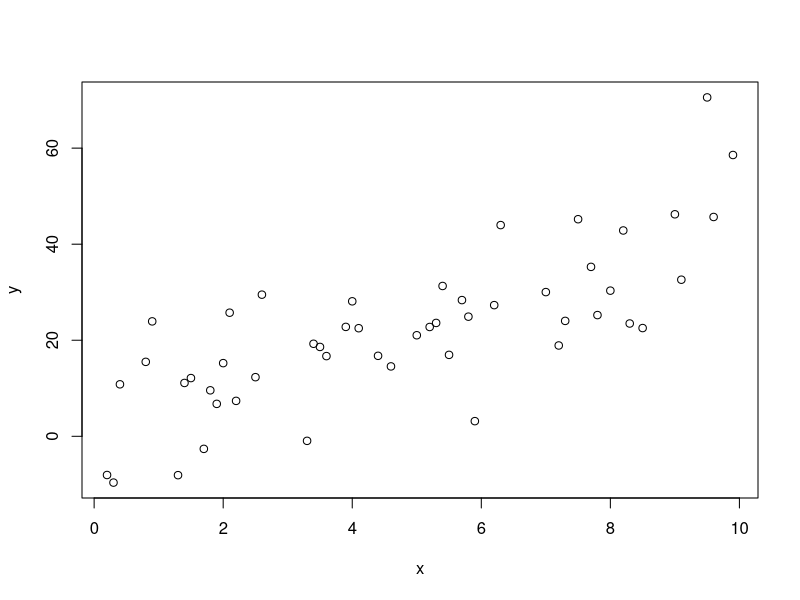
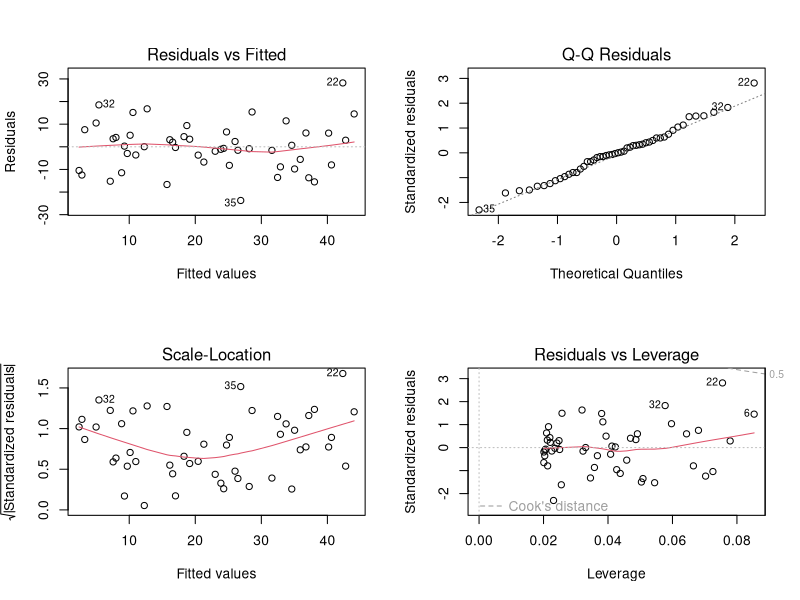
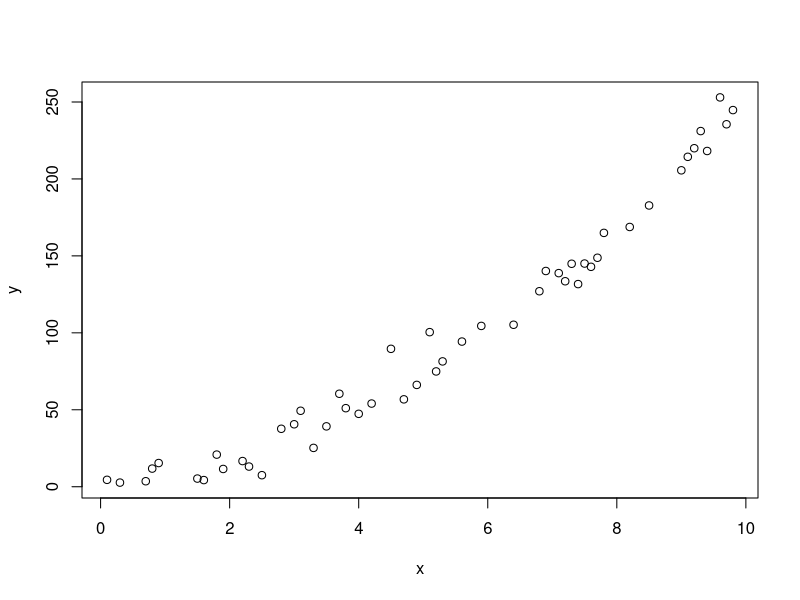
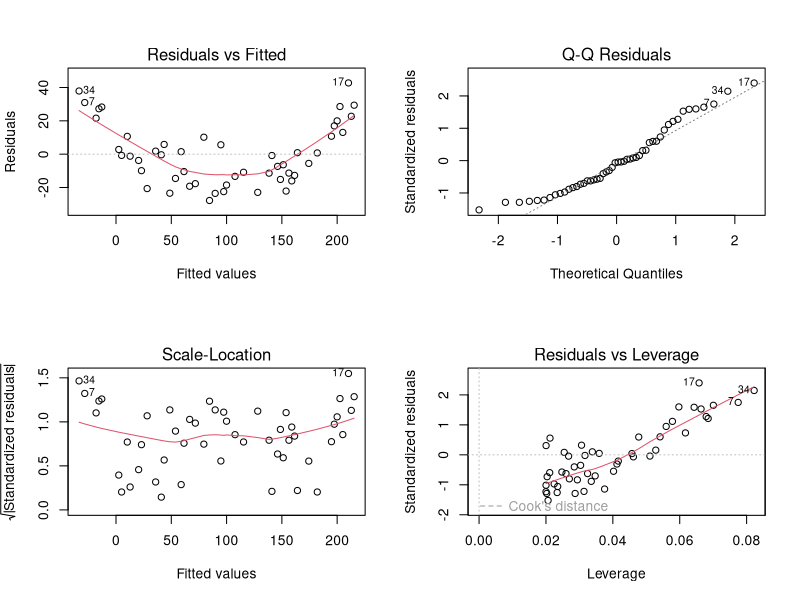
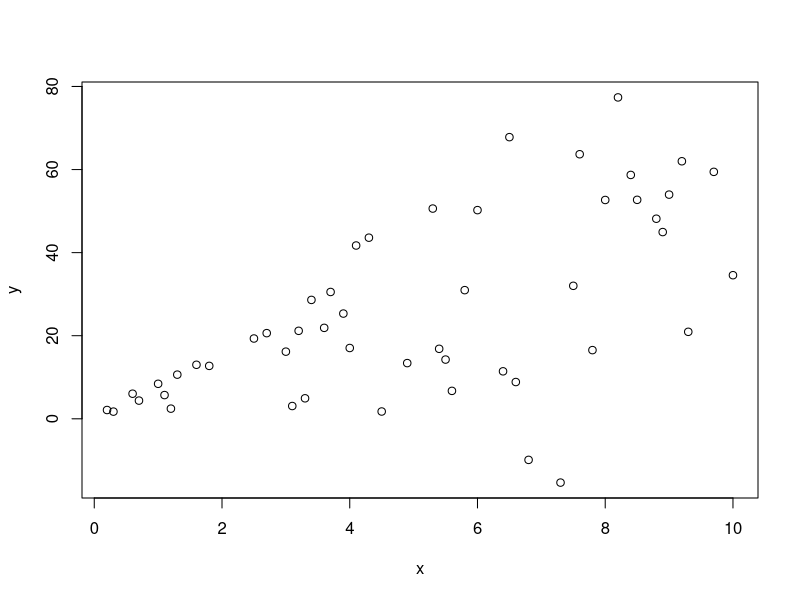
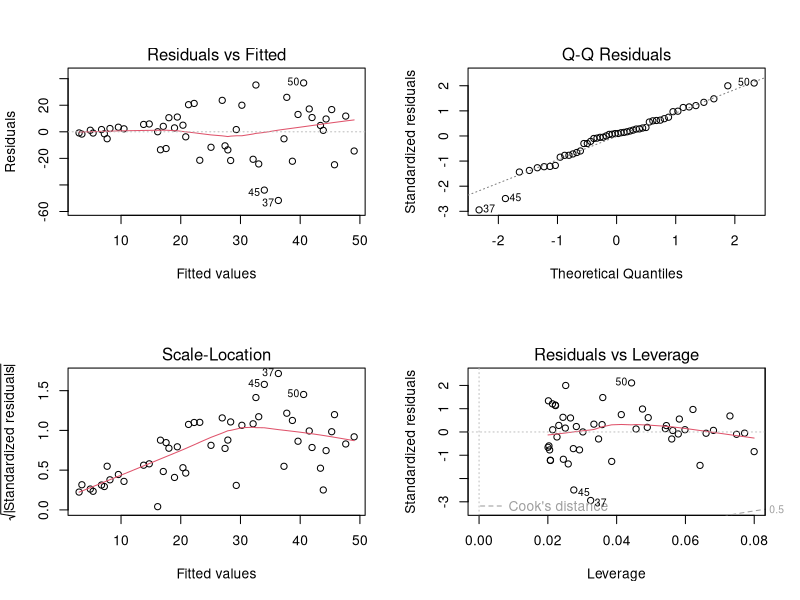

Generate these figures, in order, with R:
#slučajna razporeditev
n <- 50
x <- sample(seq(0,10,0.1), n)
beta_0 <- 1
beta_1 <- 5
y <- beta_0 + beta_1*x + rnorm(n, 0, 10)
plot(x,y)

mod <- lm(y~x)
par(mfrow=c(2,2))
plot(mod)

# nelinearnost
n <- 50
x <- sample(seq(0,10,0.1), n)
beta_0 <- 1
beta_1 <- 5
beta_2 <- 2
x.kvad <-x^2
y <- beta_0 + beta_1*x + beta_2*x.kvad+rnorm(n, 0, 10)
par(mfrow=c(1,1))
plot(x,y)

mod <- lm(y~x)
par(mfrow=c(2,2))
plot(mod)

# heteroskedastičnost, nekonstantna varianca
n <- 50
x <- sample(seq(0,10,0.1), n)
beta_0 <- 1
beta_1 <- 5
y <- beta_0 + beta_1*x + rnorm(n, 0, 3*x) # varianca y je sorazmerna z x
par(mfrow=c(1,1))
plot(x,y)

mod <- lm(y~x)
par(mfrow=c(2,2))
plot(mod)

